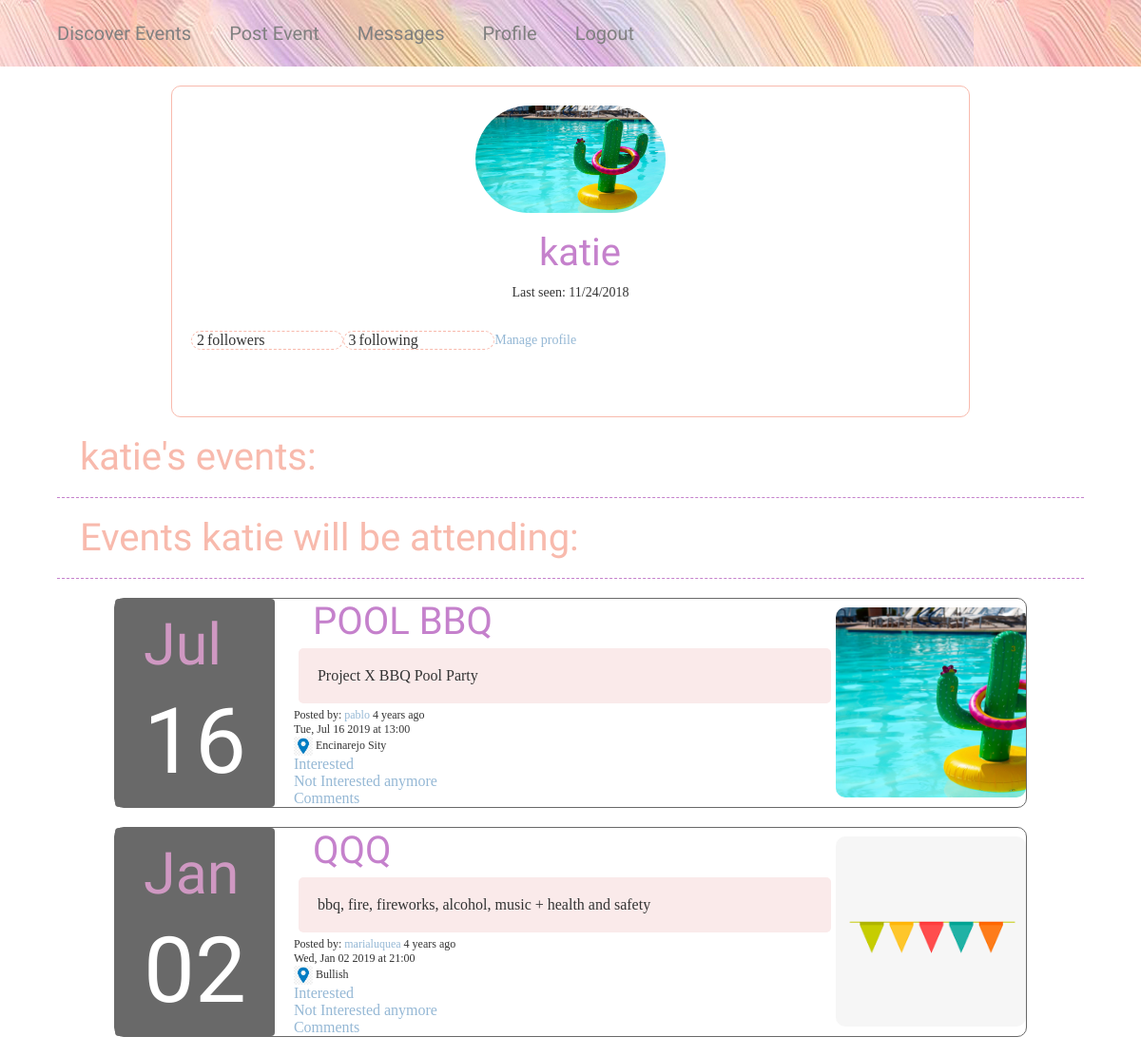
Page /user/katie (signed in) on the committed database.
### app/models.py (models this page shows, shortened)
class User(UserMixin, db.Model):
    __tablename__ = 'user'
    id = db.Column(db.Integer, primary_key=True)
    username = db.Column(db.String(64), index=True, unique=True)
    email = db.Column(db.String(120), index=True, unique=True)
    password_hash = db.Column(db.String(128))
    profilepic = db.Column(db.String(50))
    posts = db.relationship('Post', backref='author', lazy='dynamic')
    about_me = db.Column(db.String(200))
    last_seen = db.Column(db.DateTime, default=datetime.utcnow)
    followed = db.relationship(
        'User', secondary=followers,
        primaryjoin=(followers.c.follower_id == id),
        secondaryjoin=(followers.c.followed_id == id),
        backref=db.backref('followers', lazy='dynamic'), lazy='dynamic')
    messages_sent = db.relationship('Message',foreign_keys='Message.sender_id',backref='author', lazy='dynamic')
    messages_received = db.relationship('Message',foreign_keys='Message.recipient_id',backref='recipient', lazy='dynamic')
    last_message_read_time = db.Column(db.DateTime)
    notifications = db.relationship('Notification', backref='user',lazy='dynamic')
    def new_messages(self):
        last_read_time = self.last_message_read_time or datetime(1900, 1, 1)
        return Message.query.filter_by(recipient=self).filter(
            Message.timestamp > last_read_time).count()

class Post(db.Model):
    __tablename__ = 'post'
    id = db.Column(db.Integer, primary_key=True)
    title = db.Column(db.String(25))
    eventphoto = db.Column(db.String(50))
    date = db.Column(db.DateTime)
    time = db.Column(db.DateTime)
    venue = db.Column(db.String(70))
    body = db.Column(db.String(140))
    timestamp = db.Column(db.DateTime, index=True, default=datetime.utcnow)
    user_id = db.Column(db.Integer, db.ForeignKey('user.id'))
    userlist = db.relationship('UserList', backref='event_interested', lazy='dynamic')
    comments = db.relationship('Comment', backref='post', lazy='dynamic')

### Certi Working.py (the view)
@app.route('/user/<username>')
@login_required
def user(username):
    user = User.query.filter_by(username=username).first_or_404()
    image_file = user.profilepic
    page = request.args.get('page', 1, type=int)
    posts = user.posts.order_by(
            Post.timestamp.desc()
            ).paginate(
                    page=page,
                   per_page=app.config['POSTS_PER_PAGE'],
                   error_out=False)
    postList = []
    relations = UserList.query.filter_by(user_id=user.id)
    if relations is not None:
        for relation in relations:
            if relation.post_id is not None:
                new_post = Post.query.get(relation.post_id)
                postList.append(new_post)
    next_url = url_for('user', username=user.username, page=posts.next_num) \
        if posts.has_next else None
    prev_url = url_for('user', username=user.username, page=posts.prev_num) \
        if posts.has_prev else None
    return render_template('user.html', user=user, posts=posts.items, postList=postList,
                           next_url=next_url, prev_url=prev_url, image_file=image_file)

### Certi Working.py (called while the page is built)
@app.before_request
def before_request():
    if current_user.is_authenticated:
        current_user.last_seen = datetime.utcnow()
        db.session.commit()

### app/models.py (called while the page is built)
@login.user_loader
def load_user(id):
    return User.query.get(int(id))

### app/templates/user.html (shortened to what this page needs)
<head>
  <link rel="stylesheet" href="{{ url_for('static', filename='css/style.css') }}"/>
</head>
{% extends "base.html" %}
{% block app_content %}
<div class="user">
  <div class="profilepic">
    {% if image_file %}
    <p><img src="{{ image_file }}"></p>
    {% endif %}
    <h1 class="event-name" align="center">{{ user.username }}</h1>
    {% if user.last_seen %}
    <p align="right">Last seen: {{ moment(user.last_seen).calendar() }}</p>
    {% endif %}
  </div>
  <br>
  <div class="profile-info">
    <div class="followers">
      <table>
        <tr>
          <td class="follower-count">{{ user.followers.count() }}</td>
          <td class="follower-label">followers</td>
        </tr>
      </table>
    </div>
    <div class="followers">
      <table>
        <tr>
          <td class="follower-count">{{ user.followed.count() }}</td>
          <td class="follower-label">following</td>
        </tr>
      </table>
    </div>
    {% if user == current_user %}
    <div class="profile-info">
      <p><a class="link" href="{{ url_for('edit_profile') }}">Manage profile</a></p>
      {% elif not current_user.is_following(user) %}
      <div><a class="follow" href="{{ url_for('follow', username=user.username) }}">Follow</a></div>
      {% else %}
      <div><a class="follow" href="{{ url_for('unfollow', username=user.username) }}">Unfollow</a></div>
      {% endif %}
      <br><br>
  </div>
</div>
</div>
<h1 class="user-events">{{ user.username }}'s events:</h1>
<hr class="separator">
<h1 class="user-events">Events {{ user.username }} will be attending:</h1>
<hr class="separator">
{% for post in postList %}
{% include '_post.html' %}
{% endfor %}
{% endblock %}

### app/templates/base.html (shortened to what this page needs)
{% extends 'bootstrap/base.html' %}
{% block navbar %}
  <div class="nav">
    <ul>
      <li><a href="{{ url_for('explore') }}">Discover Events</a></li>
      <li><a href="{{ url_for('index') }}">Post Event</a></li>
      <li><a href="{{ url_for('messages') }}">Messages
          {% set new_messages = current_user.new_messages() %}
      </a></li>
      <li><a href="{{ url_for('user', username=current_user.username) }}">Profile</a></li>
      <li><a href="{{ url_for('logout') }}">Logout</a></li>
    </ul>
  </div>
{% endblock %}
{% block content %}
    <div>
        {% block app_content %}
        {% endblock %}
    </div>
{% endblock %}

### app/templates/_post.html (shortened to what this page needs)
<head>
  <link rel="stylesheet" href="{{ url_for('static', filename='css/style.css') }}"/>
  <link rel="stylesheet" href="{{ url_for('static', filename='css/style.css') }}"/>
</head>
<div class="post">
  <table>
    <tr class="date">
      <td class="fondo">
        <p class="event-month">{{ post.date.strftime("%b") }}</p>
        <p class="event-day">{{ post.date.strftime("%d") }}</p>
      </td>
      <td class="event">
        <a href="{{ url_for('post', post_id=post.id) }}" class="event-name">
          {{ post.title }}
        </a>
        <br>
        <div class="event-description">
          {{ post.body }}
        </div>
        <div class="event-info">
          Posted by:
          <a class="link" href="{{ url_for('user', username=post.author.username) }}">
            {{ post.author.username }}
          </a>
          {{ moment(post.timestamp).fromNow() }}
          <br>
          {{ post.date.strftime("%a, %b %d %Y") }}
          at {{ post.time.strftime("%H:%M") }}
          <br>
          <img src="../static/images/location.png" height="20px">
          {{ post.venue }}
        </div>
        {% if post.author.username != current_user.username %}
        <a class="link" href="{{ url_for('interested', post_id=post.id, user_id=current_user.id) }}">Interested</a>
        <br>
        <a class="link" href="{{ url_for('not_interested', post_id=post.id, user_id=current_user.id) }}">Not Interested anymore</a>
        <br>
        {% endif %}
        <a class="link" href="{{ url_for('comment', post_id=post.id)}}">Comments</a>
      </td>
      <td class="event-photo">
        <img src="{{ post.eventphoto }}">
      </td>
    </tr>
  </table>
</div>

### app/static/css/style.css (style rules this page uses)
.link { color: #95b8d5; font-family: "sans-serif"; }
p { font-family: "sans-serif"; }
.separator { border-top: 1px dashed #C581CC; width: 90%; }
.nav { height: 70px; background-image: url("../images/navbarback.png"); width: 100%; font-family: "Delius Unicase"; }
.nav ul { margin: 0; list-style: none; }
.nav li { font-family: 'Delius Unicase'; font-size: 20px; float: left; }
.nav a { padding: 21px 20px; text-decoration: none; display: inline-block; color: grey; }
.event { padding-left: 20px; width: 100%; }
.event-name { font-family: 'Delius Unicase'; color: #C581CC; font-size: 40px; padding-left: 20px; }
.event-month { color: #CF98C2; font-size: 61px; font-family: 'Delius Unicase'; }
.event-day { font-size: 96px; text-align: center; font-family: 'Delius Unicase'; color: white; margin-bottom: 0; }
.event-description { background-color: #FAEAEA; border-radius: 5px; padding: 20px; font-family: "sans-serif"; margin: 5px; }
.event-photo { align: right; }
.event-photo img { height: 200px; width: 200px; border-radius: 10px; object-fit: cover; }
.event-info { font-family: "sans-serif"; font-size: 12px; }
.fondo { background-color: dimgrey; border-radius: 4px; padding: 0 30px; }
table .date { padding: 0 30px; }
.post { border: 1px solid dimgrey; border-radius: 10px; width: 80%; margin: 20px auto; }
.user { margin: auto; margin-top: 20px; margin-bottom: 20px; width: 70%; grid-template-rows: auto auto; padding: 20px; border: 1px solid #F8BAAD; border-radius: 10px; }
.profilepic { justify-content: center; align-items: center; }
.profilepic img { border-radius: 100px; width: 200px; object-fit: cover; }
.profilepic p { text-align: center; }
.profile-info { margin: auto; }
.followers { border: 1px dashed #F8BAAD; font-family: "sans-serif"; width: 20%; float: left; border-radius: 12px; }
.follower-label { padding-left: 3px; }
.follower-count { padding-left: 5px; }
.user-events { font-family: 'Delius Unicase'; color: #F8BAAD; font-size: 40px; padding-left: 7%; }

### rows in the picture
User: profilepic (picture), username "katie", last_seen "11/24/2018"
Post: date "Jul", date "16", title "POOL BBQ", body "Project X BBQ Pool Party", author.username "pablo", timestamp "4 years ago", date "Tue, Jul 16 2019", time "13:00", venue "Encinarejo Sity", shows a picture
Post: date "Jan", date "02", title "QQQ", body "bbq, fire, fireworks, alcohol, music + health and safety", author.username "marialuquea", timestamp "4 years ago", date "Wed, Jan 02 2019", time "21:00", venue "Bullish", shows a picture

### other values in the picture
{{ user.followers.count() }} "2"
{{ user.followed.count() }} "3"
